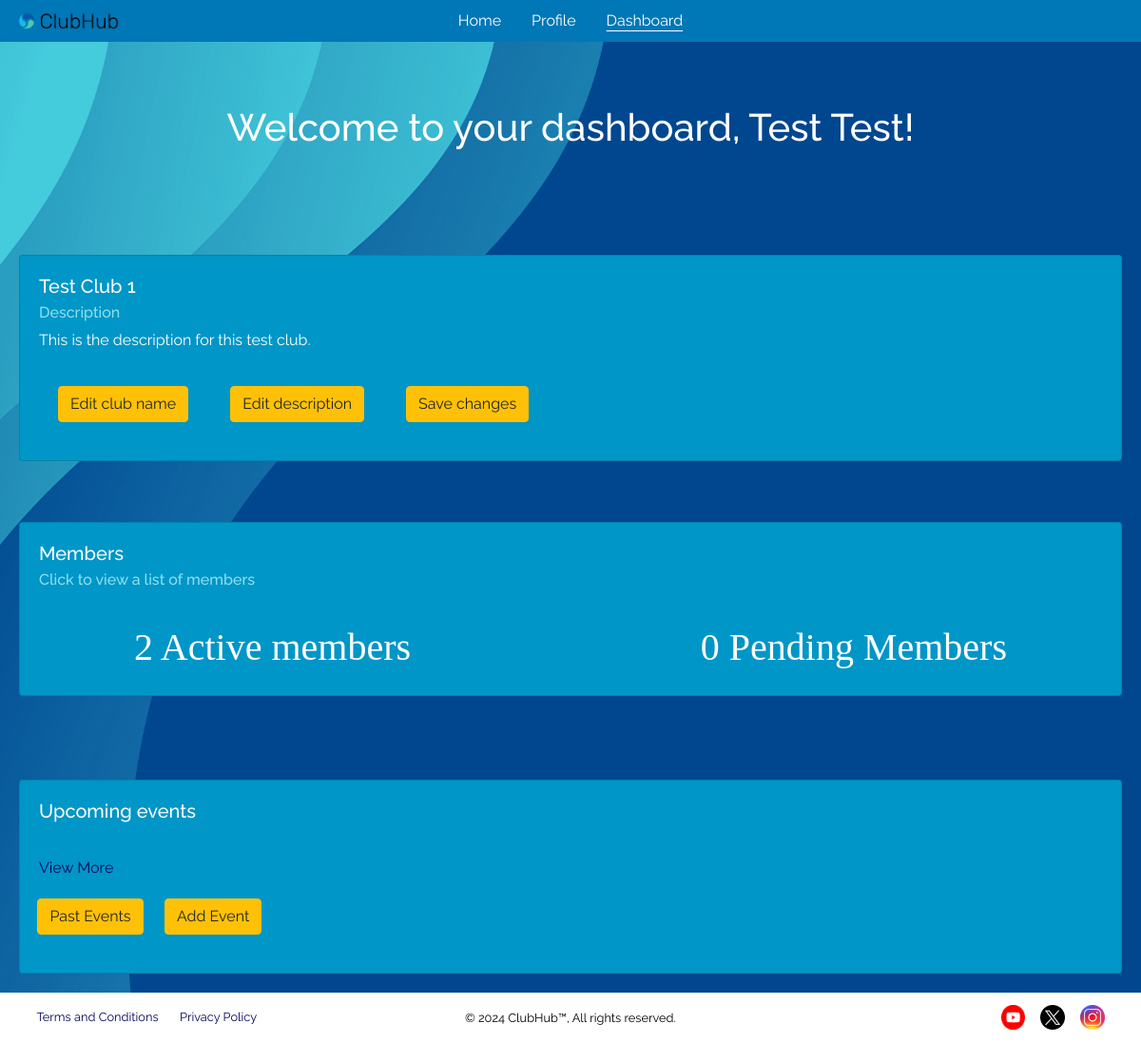
/cohome (signed in), run on the app's committed database.
### tables this page shows
CREATE TABLE clubs (
    club_id             INTEGER         NOT NULL,
    club_name           TEXT            NOT NULL,
    club_description    TEXT            NOT NULL,
    creator             INTEGER         NOT NULL,
    validity            TEXT            NOT NULL CHECK (validity IN ('PENDING', 'APPROVED', 'REJECTED')) DEFAULT 'PENDING',
    created             DATETIME        NOT NULL DEFAULT CURRENT_TIMESTAMP,
    updated             DATETIME        NOT NULL DEFAULT CURRENT_TIMESTAMP,
    -----------------------------------------------------------------------
    PRIMARY KEY (club_id),
    FOREIGN KEY (creator) REFERENCES users(user_id)
);

### application/blueprints/coordinator.py (the view, shortened to what this page needs)
@coordinator.route("/cohome")
def cohome():
    invalid = validate_coordinator_perms(endpoint="/cohome")
    if invalid:
        return invalid
    user_id: int = session["user-id"]
    club_id = coordinator_functions.get_club_id(user_id)
    coordinator_name = coordinator_functions.get_coordinator_name(club_id)
    club_name, club_description = coordinator_functions.get_club_details(club_id)
    number_of_active_users = coordinator_functions.count_active_users(club_id)
    number_of_pending_users = coordinator_functions.count_pending_users(club_id)
    limited_upcoming_events = coordinator_functions.limited_view_all_upcoming_events(club_id)
    event_details = []
    if limited_upcoming_events is None:
        limited_upcoming_events = []
    return render_template(
        "html/coordinator/coordinator-dashboard.html",
        coordinator_name=coordinator_name,
        club_id=club_id,
        active_users=number_of_active_users,
        pending_users=number_of_pending_users,
        club_title=club_name,
        club_description=club_description,
        limited_events=event_details
    )

### application/__init__.py (called while the page is built)
@app.teardown_appcontext
def close_connection(_exception) -> None:
    db: Connection = getattr(g, "_database", None)
    if db is not None:
        db.close()

### application/util/authentication/page_access.py (called while the page is built)
def validate_access_perms(user_type: str, endpoint: str) -> str | None:
    if "user" not in session:
        error(errtype=Error.RESTRICTED_PAGE_LOGGED_OUT, endpoint=endpoint)
        return render_template("html/misc/home.html")
    current_user_type: str = session["user-type"]
    if current_user_type != user_type:
        errtype: Error = Error[f"RESTRICTED_PAGE_{user_type}"]
        error(errtype=errtype, endpoint=endpoint, user_type=current_user_type)
        return render_template("html/misc/home.html")
    return None

### application/util/coordinator/coordinator_functions.py (called while the page is built)
def get_club_id(coordinator_id: int) -> int:
    result = query_db(
        """
            SELECT club_id FROM clubs
            WHERE creator=?;
        """,
        coordinator_id,
        single=True
    )
    return result["club_id"]

def get_coordinator_name(club_id: int) -> str:
    result = query_db(
        """
            SELECT users.first_name, users.last_name
            FROM users
            JOIN clubs ON users.user_id = clubs.creator
            WHERE clubs.club_id=?;
        """,
        club_id,
        single=True
    )
    return f"{result['first_name']} {result['last_name']}"

def get_club_details(club_id: int) -> tuple[str, str]:
    club_details = query_db(
        """
            SELECT club_name, club_description
            FROM clubs
            WHERE club_id=?;
        """,
        club_id,
        single=True
    )
    club_name = club_details["club_name"]
    club_description = club_details["club_description"]
    return club_name, club_description

def count_active_users(club_id: int) -> int:
    number_of_active_users = query_db(
        """
            SELECT COUNT(user_id) FROM club_memberships
            WHERE club_id=? and validity='APPROVED';
        """,
        club_id,
        single=True
    )
    return number_of_active_users[0]

def count_pending_users(club_id: int) -> int:
    number_of_pending_users = query_db(
        """
            SELECT COUNT(user_id) FROM club_memberships
            WHERE club_id=? and validity='PENDING';
        """,
        club_id,
        single=True
    )
    return number_of_pending_users[0]

### application/util/db_functions/__init__.py (called while the page is built)
def get_db() -> Connection:
    db: Connection | None = getattr(g, "_database", None)
    if db is None:
        db: Connection = connect(DB_PATH)
        db.row_factory = Row
        g._database = db
    return db

### application/templates/html/coordinator/coordinator-dashboard.html (shortened to what this page needs)
{% extends "html/base/base.html" %}
{% block links %}
    <link rel="stylesheet" href="https://cdn.jsdelivr.net/npm/bootstrap@4.0.0/dist/css/bootstrap.min.css"
>
{% endblock %}
{% block header %}
    <header>
        <h1 style="color: white;">Welcome to your dashboard, {{ coordinator_name }}!</h1>
    </header>
    <br/>
    <form id="clubForm" action="/cohome" method="post">
        <div class="card card-custom">
            <div class="card-body">
                <h5 class="card-title white-txt" id="editable_text1"  contenteditable="false">{{ club_title }} </h5>
                <h6 class="card-subtitle mb-2 t vlight_blue_txt">Description</h6>
                <p class="card-text white-txt" id="editable_text2" contenteditable="false">{{ club_description }}</p>
                <button class="btn btn-warning custom-button"
                        type="button"
                        onclick="toggleEditMode('editable_text1', 'name', this, 'club_name_value');">
                    Edit club name
                </button>
                <button class="btn btn-warning custom-button"
                        type="button"
                        onclick="toggleEditMode('editable_text2', 'description', this, 'club_description_value');">
                    Edit description
                </button>
                <button class="btn btn-warning custom-button" onclick="submitForm()">Save changes</button>
            </div>
        </div>
    </form>
    <br />
    <div class="card card-custom">
        <div class="card-body">
            <h5 class="card-title white-txt">Members</h5>
            <h6 class="card-subtitle mb-2 vlight_blue_txt">Click to view a list of members</h6>
            <br />
            <div class="d-flex justify-content-between">
                <a href="/memview/Approved" class="card-link custom-link"
                   style="margin-left: 100px;">{{ active_users }} Active members</a>
                <a href="/memview/Pending" class="card-link custom-link"
                   style="margin-right: 100px;">{{ pending_users }} Pending Members</a>
            </div>
        </div>
    </div>
    <br><br>
    <div class="card card-custom">
        <div class="card-body">
            <h5 class="card-title white-txt">Upcoming events</h5>
            <br />
            <a href="eventview/Upcoming" class="card-link dark_link" role="button">
                View More
            </a>
            <br />
            <a style="margin-left: -0.1em;" href="eventview/Past" class="btn btn-warning custom-button" role="button">
                Past Events
            </a>
            <a style="margin-left: -0.1em;" href="/new-event" class="btn btn-warning custom-button" role="button">
                Add Event
            </a>
        </div>
    </div>
{% endblock %}

### application/static/css/base.css (style rules this page uses)
:root { --light-grey: #8a8988; --lighter-grey: #c4c4c4; --even-lighter-grey: #f2f2f2; --cyan: #3bbbd2; --light-blue: #0077b6; --lighter-blue: #0096c7; --even-lighter-blue: #90e0ef; --dark-blue: #023e8a; --darker-blue: #03045e; --lighter-green: #5afa8d; --light-green: #179645; --dark-green: #237543; --light-red: #db5658; --dark-red: #990f0f; --white: #ffffff; --black: #000000; --dark-grey: #1e2e33; --email-red: #f44336; --yt-red: #ff1c04; --pink: #e33667; --turquoise: #028080; }
* { box-sizing: border-box; }
body { scroll-behavior: smooth; margin: 0; padding: 0; background-color: var(--darker-blue); font-family: "Raleway", system-ui, Arial, sans-serif !important; color: var(--white); min-height: 100vh; display: flex; flex-direction: column; overflow-x: hidden; }
::placeholder { opacity: 0.6; }
header h1 { text-align: center; margin: 1.65em 0; }
a { text-decoration: none !important; color: var(--even-lighter-blue); }
.card-custom { margin: 20px; background-color: var(--lighter-blue) !important; color: white; }
.custom-link { font-size: 40px; font-family: "Tahoma", serif; color: var(--white); }
.custom-button { margin: 20px; background-color: var(--even-lighter-blue); color: var(--black); }
.dark_link { color: var(--darker-blue) }
.white-txt { color: var(--white); }
.vlight_blue_txt { color: var(--even-lighter-blue); }

### application/templates/html/coordinator/coordinator-dashboard.html (style rules this page uses)
body { background-image: url("../../../static/png/blue-background-flipped-xy.png"); background-size: cover; background-position: center center; }

### data on the page
clubs: club_name "Test Club 1", club_description "This is the description for this test club."

### other printed values
{{ coordinator_name }} "Test Test"
{{ active_users }} "2"
{{ pending_users }} "0"
